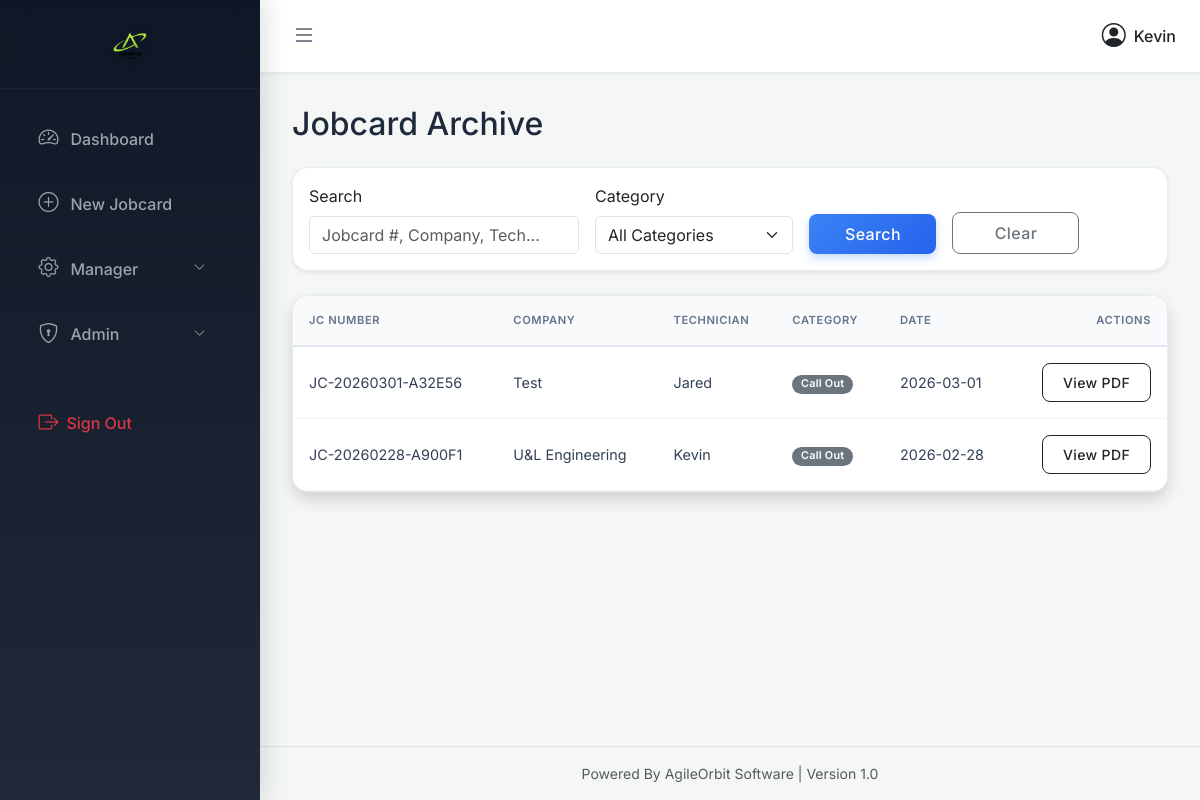
The page /manage/archive/ (signed in) on the database its author committed.
### jobcards/models.py (models this page shows, shortened)
class GlobalSettings(models.Model):
    company_name = models.CharField(max_length=255, default="My Company")
    company_logo = models.ImageField(upload_to='company_logos/', null=True, blank=True)
    watermark = models.ImageField(upload_to='watermarks/', null=True, blank=True)
    company_address = models.TextField(blank=True)
    company_contact = models.CharField(max_length=50, blank=True)
    class Meta:
        verbose_name_plural = "Global Settings"

class User(AbstractUser):
    class Role(models.TextChoices):
        SUPERUSER = 'SUPERUSER', 'Superuser'
        TECHNICIAN = 'TECHNICIAN', 'Technician'
        MANAGER = 'MANAGER', 'Manager'
        ADMIN = 'ADMIN', 'Admin'
    role = models.CharField(max_length=20, choices=Role.choices, default=Role.TECHNICIAN)
    def is_technician(self):
        return self.role == self.Role.TECHNICIAN
    def is_manager(self):
        return self.role == self.Role.MANAGER
    def is_admin_role(self):
        return self.role == self.Role.ADMIN

class Jobcard(models.Model):
    class Status(models.TextChoices):
        DRAFT = 'DRAFT', 'Draft'
        SUBMITTED = 'SUBMITTED', 'Submitted'
        APPROVED = 'APPROVED', 'Approved'
        INVOICED = 'INVOICED', 'Invoiced'
    class Category(models.TextChoices):
        INTERNAL = 'INTERNAL', 'Internal'
        CALL_OUT = 'CALL_OUT', 'Call Out'
        BACKUPS = 'BACKUPS', 'Backups'
        REMOTE = 'REMOTE', 'Remote'
    jobcard_number = models.CharField(max_length=20, unique=True, editable=False)
    company = models.ForeignKey(Company, on_delete=models.CASCADE, null=True, blank=True)
    technician = models.ForeignKey(User, on_delete=models.SET_NULL, null=True, related_name='jobcards')
    category = models.CharField(max_length=20, choices=Category.choices, default=Category.CALL_OUT)
    status = models.CharField(max_length=20, choices=Status.choices, default=Status.DRAFT)
    time_start = models.DateTimeField(null=True, blank=True)
    time_stop = models.DateTimeField(null=True, blank=True)
    tech_signature = models.ImageField(upload_to='signatures/tech/', null=True, blank=True)
    client_signature = models.ImageField(upload_to='signatures/client/', null=True, blank=True)
    manager_signature = models.ImageField(upload_to='signatures/manager/', null=True, blank=True)
    tech_name = models.CharField(max_length=100, blank=True)
    client_name = models.CharField(max_length=100, blank=True)
    manager_name = models.CharField(max_length=100, blank=True)
    tech_notes = models.TextField(blank=True)
    manager_notes = models.TextField(blank=True)
    admin_notes = models.TextField(blank=True)
    admin_capture_name = models.CharField(max_length=100, blank=True)
    admin_capture_date = models.DateTimeField(null=True, blank=True)
    created_at = models.DateTimeField(auto_now_add=True)
    updated_at = models.DateTimeField(auto_now=True)

class Company(models.Model):
    name = models.CharField(max_length=255)
    address = models.TextField()
    contact_number = models.CharField(max_length=50)
    email = models.EmailField()
    class Meta:
        verbose_name_plural = "Companies"

### jobcards/views.py (the view)
# urls.py: path('manage/archive/', AdminArchiveListView.as_view(), name='admin_archive'),
class AdminArchiveListView(LoginRequiredMixin, UserPassesTestMixin, ListView):
    model = Jobcard
    template_name = 'jobcard_archive.html'
    context_object_name = 'archived_jobcards'
    paginate_by = 20
    def test_func(self):
        return self.request.user.is_admin_role() or self.request.user.is_superuser
    def get_queryset(self):
        qs = Jobcard.objects.filter(status=Jobcard.Status.INVOICED).order_by('-created_at')
        query = self.request.GET.get('q')
        if query:
            qs = qs.filter(
                Q(jobcard_number__icontains=query) |
                Q(company__name__icontains=query) |
                Q(technician__username__icontains=query)
            )
        category = self.request.GET.get('category')
        if category:
            qs = qs.filter(category=category)
        return qs
    def get_context_data(self, **kwargs):
        context = super().get_context_data(**kwargs)
        context['category_choices'] = Jobcard.Category.choices
        return context

### jobcards/context_processors.py (called while the page is built)
def global_settings(request):
    settings_obj = GlobalSettings.objects.first()
    return {'global_settings': settings_obj}

### templates/jobcard_archive.html (shortened to what this page needs)
{% extends 'base.html' %}
{% block content %}
<div class="row">
    <div class="col-md-12">
        <h2 class="mb-4">Jobcard Archive</h2>
        <div class="card mb-4 shadow-sm">
            <div class="card-body">
                <form method="get" class="row g-3 align-items-end">
                    <div class="col-md-4">
                        <label for="q" class="form-label">Search</label>
                        <input type="text" name="q" id="q" class="form-control"
                               placeholder="Jobcard #, Company, Tech..."
                               value="{{ request.GET.q }}">
                    </div>
                    <div class="col-md-3">
                        <label for="category" class="form-label">Category</label>
                        <select name="category" id="category" class="form-select">
                            <option value="">All Categories</option>
                        </select>
                    </div>
                    <div class="col-md-2">
                        <button type="submit" class="btn btn-primary w-100">
                            Search
                        </button>
                    </div>
                    <div class="col-md-2">
                         <a href="{% url 'admin_archive' %}" class="btn btn-outline-secondary w-100">Clear</a>
                    </div>
                </form>
            </div>
        </div>
        <div class="card shadow">
            <div class="card-body p-0">
                <table class="table table-hover mb-0">
                    <thead class="table-light">
                        <tr>
                            <th>JC Number</th>
                            <th>Company</th>
                            <th>Technician</th>
                            <th>Category</th>
                            <th>Date</th>
                            <th class="text-end">Actions</th>
                        </tr>
                    </thead>
                    <tbody>
                        {% for jc in archived_jobcards %}
                        <tr>
                            <td>{{ jc.jobcard_number }}</td>
                            <td>{{ jc.company.name }}</td>
                            <td>{{ jc.technician.get_full_name|default:jc.technician.username }}</td>
                            <td><span class="badge bg-secondary">{{ jc.get_category_display }}</span></td>
                            <td>{{ jc.created_at|date:"Y-m-d" }}</td>
                            <td class="text-end">
                                <a href="{% url 'jobcard_pdf' jc.pk %}" class="btn btn-sm btn-outline-dark">
                                    View PDF
                                </a>
                            </td>
                        </tr>
                        {% empty %}
                        <tr>
                            <td colspan="6" class="text-center py-4 text-muted">
                                No archived jobcards found matching your criteria.
                            </td>
                        </tr>
                        {% endfor %}
                    </tbody>
                </table>
            </div>
        </div>
    </div>
</div>
{% endblock %}

### templates/base.html (shortened to what this page needs)
<!DOCTYPE html>
<html lang="en">
<head>
    <link href="https://cdn.jsdelivr.net/npm/bootstrap@5.3.0/dist/css/bootstrap.min.css" rel="stylesheet">
    <link rel="stylesheet" href="https://cdn.jsdelivr.net/npm/bootstrap-icons@1.11.1/font/bootstrap-icons.css">
</head>
<body>
    <div id="wrapper">
        <nav id="sidebar" class="sidebar">
            <div class="sidebar-header">
                {% if global_settings and global_settings.company_logo %}
                    <img src="{{ global_settings.company_logo.url }}" alt="Company Logo">
                {% else %}
                    <i class="bi bi-layers-half text-primary me-2"></i>Jobcard Sys
                {% endif %}
            </div>
            <ul class="nav flex-column mb-auto mt-3 px-2">
                {% if user.is_authenticated %}
                    <li class="nav-item">
                        <a class="nav-link" href="{% url 'dashboard' %}">
                            <i class="bi bi-speedometer2"></i>Dashboard
                        </a>
                    </li>
                    {% if user.is_technician or user.is_superuser %}
                        <li class="nav-item">
                            <a class="nav-link" href="{% url 'jobcard_create' %}">
                                <i class="bi bi-plus-circle"></i>New Jobcard
                            </a>
                        </li>
                    {% endif %}
                    {% if user.is_manager or user.is_superuser %}
                        <li class="nav-item">
                            <a class="nav-link d-flex justify-content-between align-items-center" data-bs-toggle="collapse" href="#managerSubmenu" role="button" aria-expanded="false" aria-controls="managerSubmenu">
                                <span><i class="bi bi-gear"></i>Manager</span>
                                <i class="bi bi-chevron-down" style="font-size: 0.75rem;"></i>
                            </a>
                        </li>
                    {% endif %}
                    {% if user.is_superuser %}
                        <li class="nav-item">
                            <a class="nav-link d-flex justify-content-between align-items-center" data-bs-toggle="collapse" href="#adminSubmenu" role="button" aria-expanded="false" aria-controls="adminSubmenu">
                                <span><i class="bi bi-shield-lock"></i>Admin</span>
                                <i class="bi bi-chevron-down" style="font-size: 0.75rem;"></i>
                            </a>
                        </li>
                    {% endif %}
                    <li class="nav-item mt-4 mb-4">
                        <form action="{% url 'logout' %}" method="post">
                            <button type="submit" class="nav-link w-100 text-start border-0 text-danger" style="background-color: transparent;">
                                <i class="bi bi-box-arrow-right me-2"></i>Sign Out
                            </button>
                        </form>
                    </li>
                {% else %}
                    <li class="nav-item">
                        <a class="nav-link" href="{% url 'login' %}">
                            <i class="bi bi-box-arrow-in-right"></i>Login
                        </a>
                    </li>
                {% endif %}
            </ul>
        </nav>
        <div id="page-content-wrapper">
            <header id="top-header" class="top-navbar">
                <button id="menu-toggle" aria-label="Toggle Navigation">
                    <i class="bi bi-list"></i>
                </button>
                <div class="d-flex align-items-center">
                    {% if user.is_authenticated %}
                        <div class="d-flex align-items-center text-dark">
                            <i class="bi bi-person-circle fs-4 me-2"></i>
                            <span class="fw-medium">{{ user.get_full_name|default:user.username }}</span>
                        </div>
                    {% endif %}
                </div>
            </header>
            <main id="main-body" class="container-fluid">
                {% block content %}{% endblock %}
            </main>
            <footer id="main-footer" class="text-center py-3 text-muted small mt-auto border-top">
                Powered By AgileOrbit Software | Version 1.0
            </footer>
        </div>
    </div>
</body>
</html>

### templates/base.html (style rules this page uses)
body { background-color: #f4f7f6; font-family: 'Inter', system-ui, sans-serif; color: #1e293b; overflow-x: hidden; }
.sidebar { background: linear-gradient(180deg, #111827 0%, #1f2937 100%); color: #f8fafc; min-height: 100vh; transition: all 0.3s cubic-bezier(0.4, 0, 0.2, 1); z-index: 1050; box-shadow: 4px 0 24px rgba(17, 24, 39, 0.15); }
.sidebar .sidebar-header { padding: 24px 20px; background-color: rgba(17, 24, 39, 0.4); backdrop-filter: blur(10px); font-size: 1.25rem; font-weight: 700; text-align: center; border-bottom: 1px solid rgba(255,255,255,0.05); letter-spacing: 0.5px; }
.sidebar .sidebar-header img { max-height: 40px; max-width: 100%; filter: drop-shadow(0 2px 4px rgba(0,0,0,0.2)); }
.sidebar .nav-link { color: #9ca3af; border-radius: 0.5rem; margin: 0.35rem 0.75rem; padding: 0.75rem 1.15rem; font-weight: 500; transition: all 0.25s ease; }
.sidebar .nav-link i { margin-right: 12px; font-size: 1.25rem; width: 20px; text-align: center; }
.top-navbar { background-color: #ffffff !important; box-shadow: 0 1px 3px 0 rgba(0, 0, 0, 0.05), 0 4px 6px -1px rgba(0, 0, 0, 0.02); border-bottom: 1px solid rgba(226, 232, 240, 0.8); padding: 1rem 1.5rem; backdrop-filter: blur(8px); }
#menu-toggle { color: #475569; transition: color 0.2s; }
.card { border: 1px solid rgba(226, 232, 240, 0.8); border-radius: 1rem; box-shadow: 0 4px 6px -1px rgba(0, 0, 0, 0.04), 0 2px 4px -1px rgba(0, 0, 0, 0.02); transition: transform 0.2s ease, box-shadow 0.2s ease; background-color: #ffffff; overflow: hidden; }
.btn { font-weight: 500; border-radius: 0.5rem; padding: 0.5rem 1.25rem; transition: all 0.2s cubic-bezier(0.4, 0, 0.2, 1); letter-spacing: 0.025em; }
.btn-primary { background: linear-gradient(135deg, #3b82f6 0%, #2563eb 100%); border: none; box-shadow: 0 4px 10px rgba(59, 130, 246, 0.3); color: #fff; }
.table { margin-bottom: 0; }
.table thead th { background-color: #f8fafc !important; color: #64748b; font-weight: 600; text-transform: uppercase; font-size: 0.7rem; letter-spacing: 0.05em; border-bottom: 2px solid #e2e8f0; padding: 1rem; }
.table tbody td { vertical-align: middle; padding: 1rem; color: #334155; border-bottom: 1px solid #f1f5f9; font-size: 0.9rem; }
.badge { font-weight: 600; padding: 0.4em 0.8em; border-radius: 999px; letter-spacing: 0.025em; }
#wrapper { display: flex; min-height: 100vh; width: 100vw; overflow-x: hidden; }
.sidebar { width: 260px; display: flex; flex-direction: column; }
#page-content-wrapper { flex-grow: 1; display: flex; flex-direction: column; min-width: 0; transition: margin-left 0.3s ease-in-out; }
#top-header { display: flex; align-items: center; justify-content: space-between; z-index: 1000; position: sticky; top: 0; }
#menu-toggle { background: none; border: none; font-size: 1.5rem; cursor: pointer; padding: 0; display: flex; align-items: center; justify-content: center; width: 40px; height: 40px; border-radius: 50%; }
#main-body { flex-grow: 1; padding: 2rem; animation: fadeIn 0.4s ease-out; }

### rows shown on the page
GlobalSettings: company_logo (picture)
User: get_full_name "Kevin"
Jobcard: jobcard_number "JC-20260301-A32E56", company.name "Test", technician.get_full_name "Jared", category "Call Out", created_at "2026-03-01"
Jobcard: jobcard_number "JC-20260228-A900F1", company.name "U&L Engineering", technician.get_full_name "Kevin", category "Call Out", created_at "2026-02-28"
